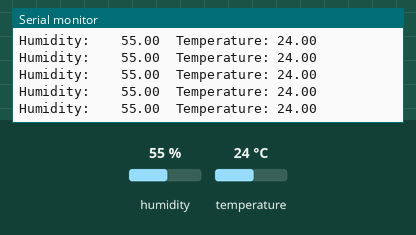
This sketch was run on a simulated Arduino Uno, built with avr-gcc and run on an emulated ATmega328P. Shown: the last lines printed to the serial monitor. The test bench sets the inputs (shaded band); at power-on: humidity 55 %, temperature 24 °C.

Above: at 1.2 s.
1.3 s: humidity set to 22 %
At 1.54 s:
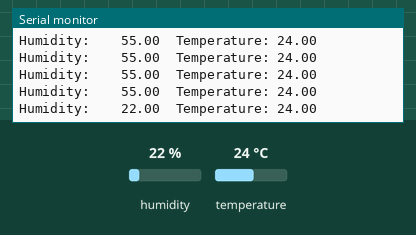
2.8 s: temperature set to 12 °C
At 2.81 s:
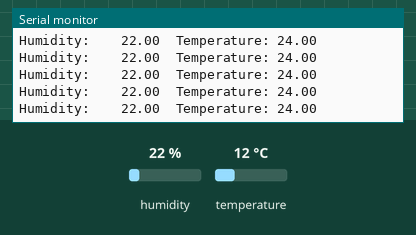
5.8 s: humidity set to 40 %
At 5.92 s:
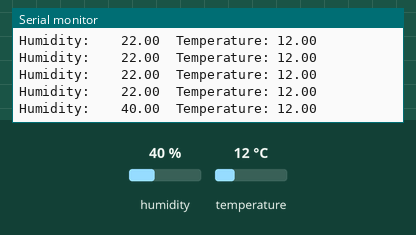
Timing chart, 0 to 8.8 s (numbered marks = the images above; inputs shaded):
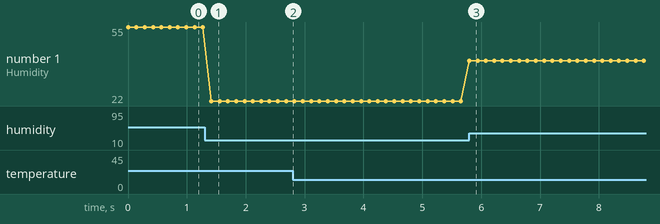

The sketch:

SI7021_K_Console.ino
```cpp
#include "Adafruit_Si7021.h"

Adafruit_Si7021 sensor = Adafruit_Si7021();

void setup() {
  Serial.begin(115200);

  // wait for serial port to open
  while (!Serial) {
    delay(10);
  }

  Serial.println("KORTEX A1 SERIAL: SI7021 Humidity/Temperature sensor");

  if (!sensor.begin()) {
    Serial.println("SI7021 NOT DETECTED: Please check your power source, or contact kortex.biz@gmail.com");
    while (true);
  }
}

void loop() {
  Serial.print("Humidity:    "); Serial.print(sensor.readHumidity(), 2);
  Serial.print("\tTemperature: "); Serial.println(sensor.readTemperature(), 2);
  delay(100);
}
```

Measured:
- after the input at 1.3 s, the serial monitor: prints a new line after 0.11 s (image 1)
- plotted number 1: 55 → 22 after the input at 1.3 s, 22 → 40 after the input at 2.8 s
